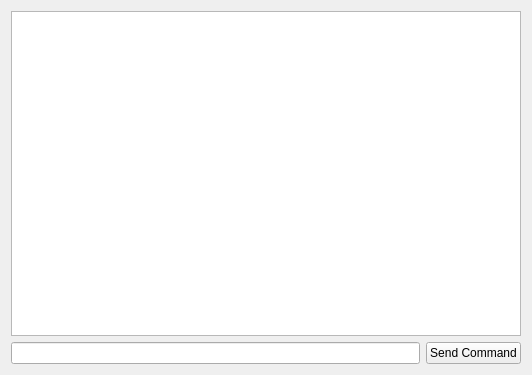
<?xml version="1.0" encoding="UTF-8"?>
<ui version="4.0">
 <class>DebugMonitorClass</class>
 <widget class="QWidget" name="DebugMonitorClass">
  <property name="geometry">
   <rect>
    <x>0</x>
    <y>0</y>
    <width>532</width>
    <height>375</height>
   </rect>
  </property>
  <property name="windowTitle">
   <string>QEMUCTL - DebugMonitor</string>
  </property>
  <property name="windowIcon">
   <iconset resource="qemuctl.qrc">
    <normaloff>:/icon.png</normaloff>:/icon.png</iconset>
  </property>
  <layout class="QVBoxLayout" name="verticalLayout">
   <item>
    <widget class="QPlainTextEdit" name="plainTextEdit">
     <property name="focusPolicy">
      <enum>Qt::NoFocus</enum>
     </property>
     <property name="tabChangesFocus">
      <bool>false</bool>
     </property>
     <property name="documentTitle">
      <string>Debug</string>
     </property>
     <property name="undoRedoEnabled">
      <bool>false</bool>
     </property>
    </widget>
   </item>
   <item>
    <layout class="QHBoxLayout" name="horizontalLayout">
     <item>
      <widget class="QLineEdit" name="lineEdit">
       <property name="focusPolicy">
        <enum>Qt::WheelFocus</enum>
       </property>
       <property name="acceptDrops">
        <bool>true</bool>
       </property>
      </widget>
     </item>
     <item>
      <widget class="QPushButton" name="pushButton">
       <property name="focusPolicy">
        <enum>Qt::WheelFocus</enum>
       </property>
       <property name="text">
        <string>Send Command</string>
       </property>
      </widget>
     </item>
    </layout>
   </item>
  </layout>
 </widget>
 <layoutdefault spacing="6" margin="11"/>
 <resources>
  <include location="qemuctl.qrc"/>
 </resources>
 <connections/>
</ui>
